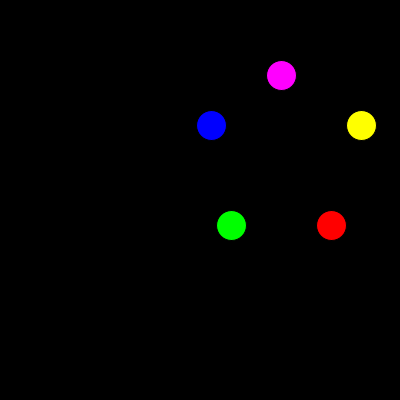
Frame 1 (no input)
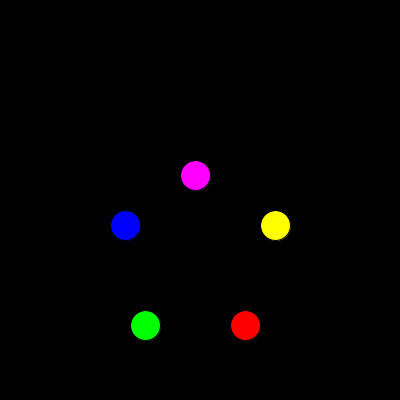
Frame 60 (the mouse pressed at the canvas centre just before this capture)
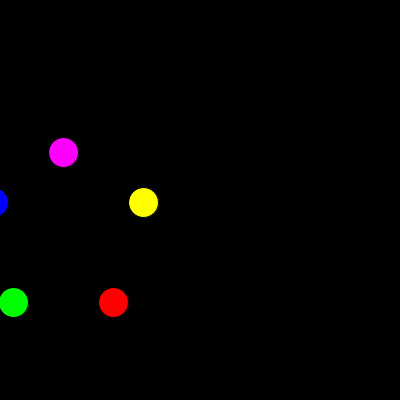
Frame 120 (the mouse held since frame 60 and released just before this capture)

The Processing sketch that drew these frames (run headless with seeded random() and noise(); from frame 60 on, the mouse is pressed at the canvas centre):

// Processing sketch: quiz_6
// ── quiz_6.pde
// sorry i eyeballed it

PVector centerPoint; 
PVector offset;

int numObject = 5; 

float dist = 50; 

void setup() {
  size(400, 400); 

  offset = new PVector(134, 0); 
  centerPoint = new PVector(width/2, height/2);
  rectMode(CENTER); 
  offset.rotate(radians(10));
}

void draw() {
  background(0);
  offset.rotate(radians(1));

  fill(255, 0, 0);
  ellipse(centerPoint.x + offset.x , centerPoint.y + offset.y , 30, 30);
  fill(255, 255, 0);
  ellipse(230 + offset.x, 100 + offset.y, 30, 30);
  fill(0, 255, 0);
  ellipse(100 + offset.x, 200 + offset.y, 30, 30);
  fill(0, 0, 255);
  ellipse(80 + offset.x, 100 + offset.y, 30, 30);
  fill(255, 0, 255);
  ellipse(150 + offset.x, 50 + offset.y, 30, 30);
  
  
}

//void keyPressed(){
//  switch(key){
//    case 'a': 
//    numObjects ++
//  }
//}
